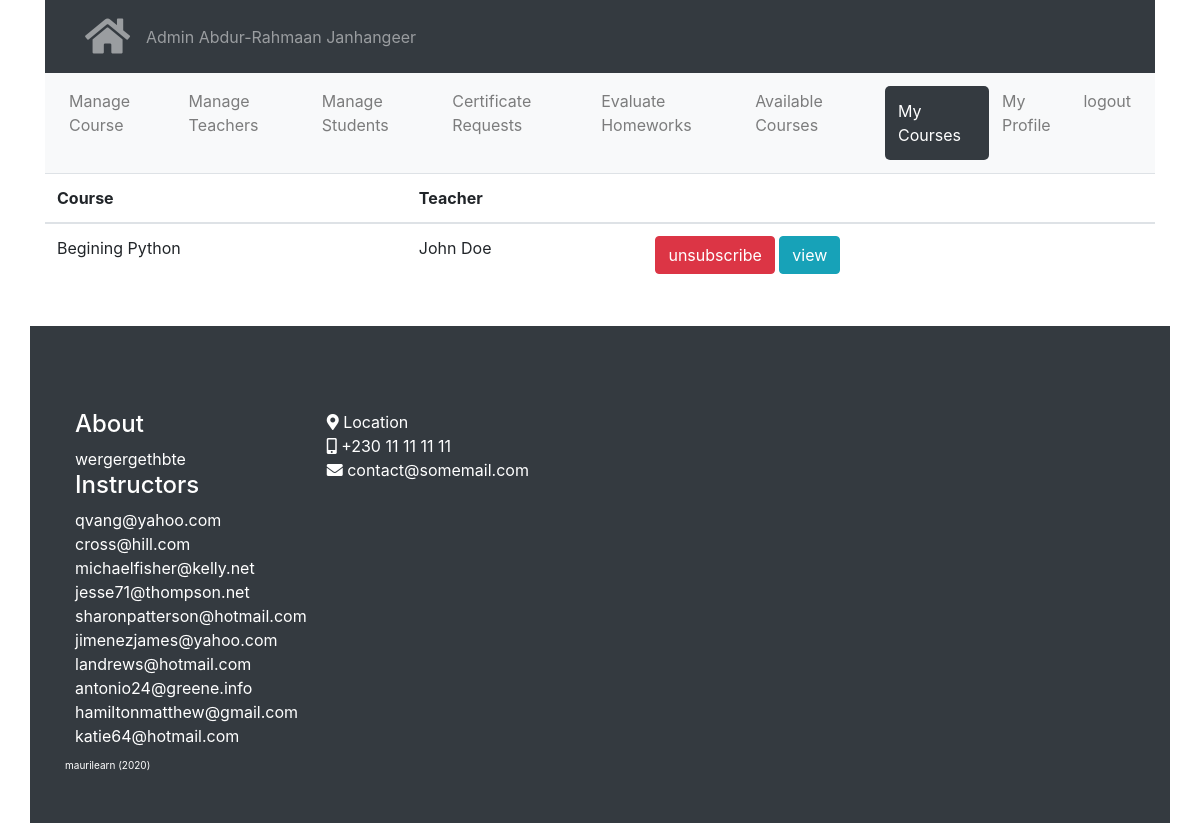
The page /course/mycourses (signed in) on the database its author committed.
### modules/auth/models.py (models this page shows, shortened)
class User(UserMixin, db.Model):
    __tablename__ = 'users'
    id = db.Column(db.Integer, primary_key=True)
    email = db.Column(db.String(100))
    password = db.Column(db.String(128))
    name = db.Column(db.String(120))
    role = db.Column(db.String(120))
    courses = db.relationship("Course",
        secondary=course_subs,
        cascade = "all, delete")# !subs- teacher, students
    quiz_histories = db.relationship('QuizHistory', backref='person', lazy=True,
        cascade="all, delete, delete-orphan")
    def delete(self):
        db.session.delete(self)
        db.session.commit()

### modules/course/models.py (models this page shows, shortened)
class Course(db.Model):
    __tablename__ = 'courses'
    id = db.Column(db.Integer, primary_key=True)
    name = db.Column(db.String(100))
    created_date = db.Column(db.DateTime, default=datetime.now())
    teacher_id = db.Column(db.Integer, db.ForeignKey('users.id'),
        nullable=False)
    sections = db.relationship('Section', backref='course', lazy=True,
        cascade="all, delete, delete-orphan")
    def delete(self):
        db.session.delete(self)
        db.session.commit()

### modules/course/view.py (the view)
@course_blueprint.route("/mycourses", methods=['GET', 'POST'])
@login_required
def mycourses():
    context = base_context()
    mycourses = current_user.courses
    context['mycourses'] = mycourses
    context['User'] = User
    return render_template('course/mycourses.html', **context)

### shopyoapi/enhance.py (called while the page is built)
def base_context():
    base_context = {
        'MESSAGE': '',
        'current_user': current_user,
        'User': User
    }
    return base_context.copy()

### modules/course/templates/course/mycourses.html (shortened to what this page needs)
{% extends "base/base.html" %}
{% block content %}
{%set active_page = 'my_courses'%}
{%include 'course/partials/nav.html'%}
<table class="table">
    <thead>
        <tr>
            <th>
                Course
            </th>
            <th>
                Teacher
            </th>
            <th>
            </th>
        </tr>
    </thead>
    <tbody>
        {%for course in mycourses%}
            {%set teacher = User.query.get(course.teacher_id)%}
            <tr>
                <td>
                {{course.name}}
                </td>
                <td>
                {{teacher.name}}
                </td>
                <td>
                    <a
                    class="btn btn-danger"
                    href="{{url_for('course.unsubscribe', course_id=course.id)}}">
                        unsubscribe
                    </a>
                    <a
                    class="btn btn-info"
                    href="{{url_for('course.view', course_id=course.id)}}">
                        view
                    </a>
                </td>
            </tr>
        {%endfor%}
    </tbody>
</table>
{% endblock %}

### modules/base/templates/base/base.html (shortened to what this page needs)
<!DOCTYPE html>
<html>
<head>
    <link rel="stylesheet" href="/static/bootstrap.min.css">
    <link rel="stylesheet" href="/static/fontawesome/css/all.css">
</head>
<body>
<div class="container">
    <nav class="navbar navbar-expand-sm bg-dark navbar-dark">
      <div id="flashed-messages">
    </div>
      <ul class="navbar-nav">
        <li class="nav-item">
          <a class="nav-link" href="/" title="Main Page"><i class="fas fa-home"></i></a>
        </li>
      </ul>
      <ul class="navbar-nav">
        <li class="nav-item">
          <a class="nav-link" href="/" title="Main Page">
            <span style="text-transform:capitalize;">{{current_user.role}}</span> {{current_user.name}}
          </a>
        </li>
      </ul>
    </nav>
    {% block content %}{% endblock %}
</div>
<br>
<footer class="app-footer page-footer bg-dark container" style="">
  <br>
  <div class="row">
    <div class="">
      <h4>About</h4>
      wergergethbte
      <h4>Instructors</h4>
      {%for teacher in User.query.filter(
                (User.role == 'teacher')
                ).all()%}
        {{teacher.email}}<br>
      {%endfor%}
    </div>
    <div class="">
      <i class="fa fa-map-marker-alt"></i> Location <br>
      <i class="fa fa-mobile-alt"></i> +230 11 11 11 11 <br>
      <i class="fa fa-envelope"></i> contact@somemail.com
    </div>
  </div>
  <div class="row app-copyright">
    maurilearn (<span id="year"></span>)
  </div>
</footer>
</body>
</html>

### modules/base/templates/base/base.html (style rules this page uses)
html { scroll-behavior: smooth; }
.nav-link i { font-size: 40px; }
#flashed-messages { padding: 5px; position: fixed; right: 5px; top: 5px; z-index: 10; height: 300px; overflow-y: scroll; }
.app-footer { width: 100% !important; color: white !important; padding: 50px !important; }
.app-footer .row div { margin: 10px !important; }
.app-copyright { font-size: 10px; }

### rows shown on the page
User: role "Admin", name "Abdur-Rahmaan Janhangeer"
Course: name "Begining Python"
User: name "John Doe"
User: email "qvang@yahoo.com"
User: email "cross@hill.com"
User: email "michaelfisher@kelly.net"
User: email "jesse71@thompson.net"
User: email "sharonpatterson@hotmail.com"
User: email "jimenezjames@yahoo.com"
User: email "landrews@hotmail.com"
User: email "antonio24@greene.info"
User: email "hamiltonmatthew@gmail.com"
User: email "katie64@hotmail.com"
